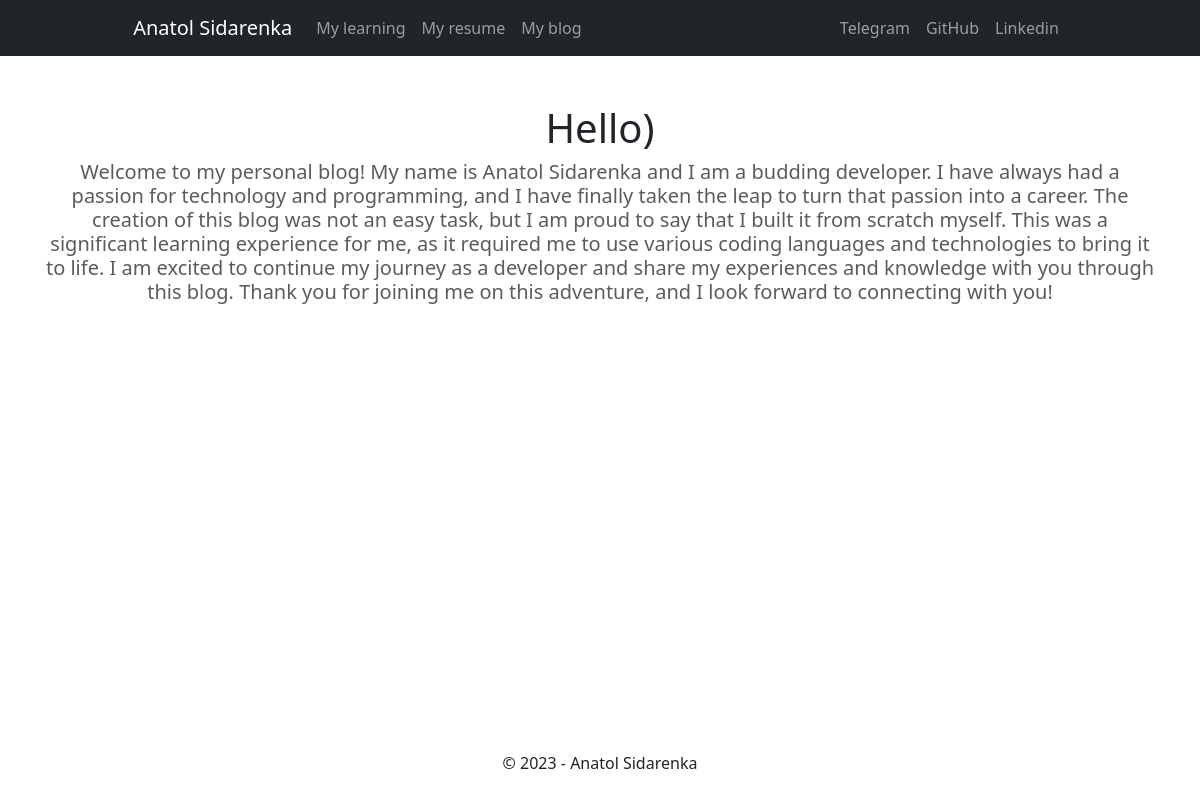
The page /blog/9/ on the database its author committed.
### blog/models.py (models this page shows, shortened)
class Post(models.Model):
    title = models.CharField(max_length=100)
    date_time = models.DateTimeField(auto_now=True)
    text = models.TextField()
    image = models.ImageField(blank=True)

### blog/views.py (the view)
# urls.py: path('<int:post_id>/', views.detail, name='detail'),
def detail(request, post_id):
    post = get_object_or_404(Post, pk=post_id)
    return render(request, 'blog/detail.html', {'post': post})

### blog/templates/blog/detail.html
{% extends 'portfolio/base.html' %}
{% block content %}
<h1 class="text-center mt-5">{{ post.title }}</h1>
<h5 class="text-center text-muted mb-5">{{ post.text }}</h5>
{% endblock %}

### rows shown on the page
Post: title "Hello)", text "Welcome to my personal blog! My name is Anatol Sidarenka and I am a budding developer. I have always had a passion for technology and programming, and I have finally taken the leap to turn that passion into a career. The creation of this blog was not an easy task, but I am proud to say that I built it from scratch myself. This was a significant learning experience for me, as it required me to use various coding languages and technologies to bring it to life. I am excited to continue my journey as a developer and share my experiences and knowledge with you through this blog. Thank you for joining me on this adventure, and I look forward to connecting with you!"
